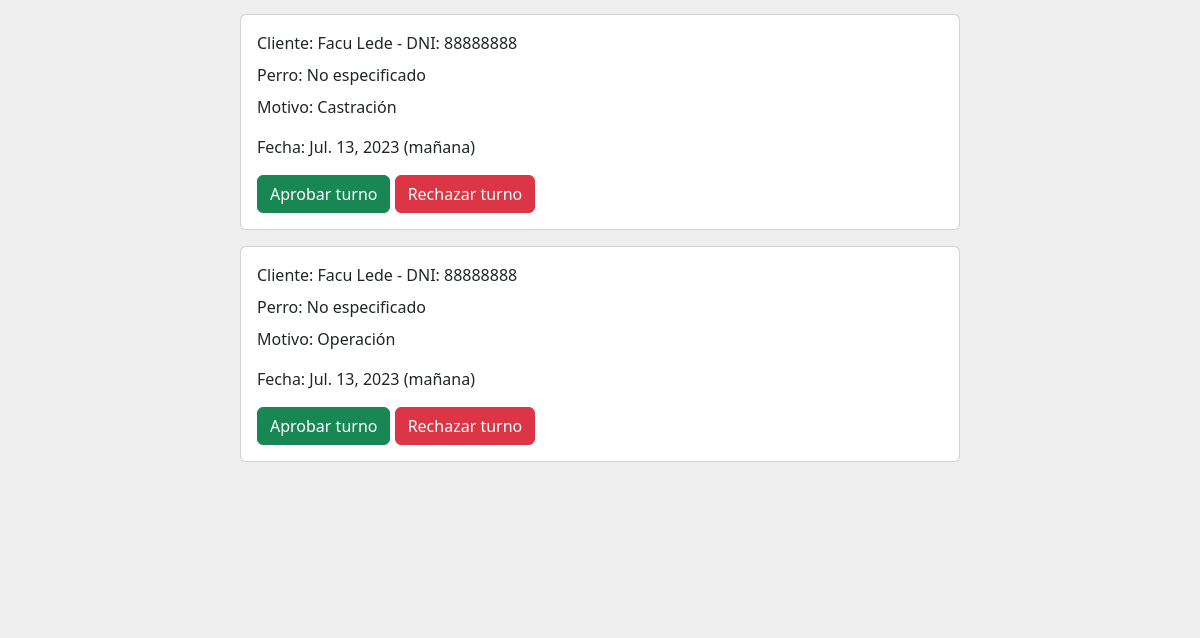
/turnos_pendientes (signed in, lower part), run on an earlier commit of the app's database.
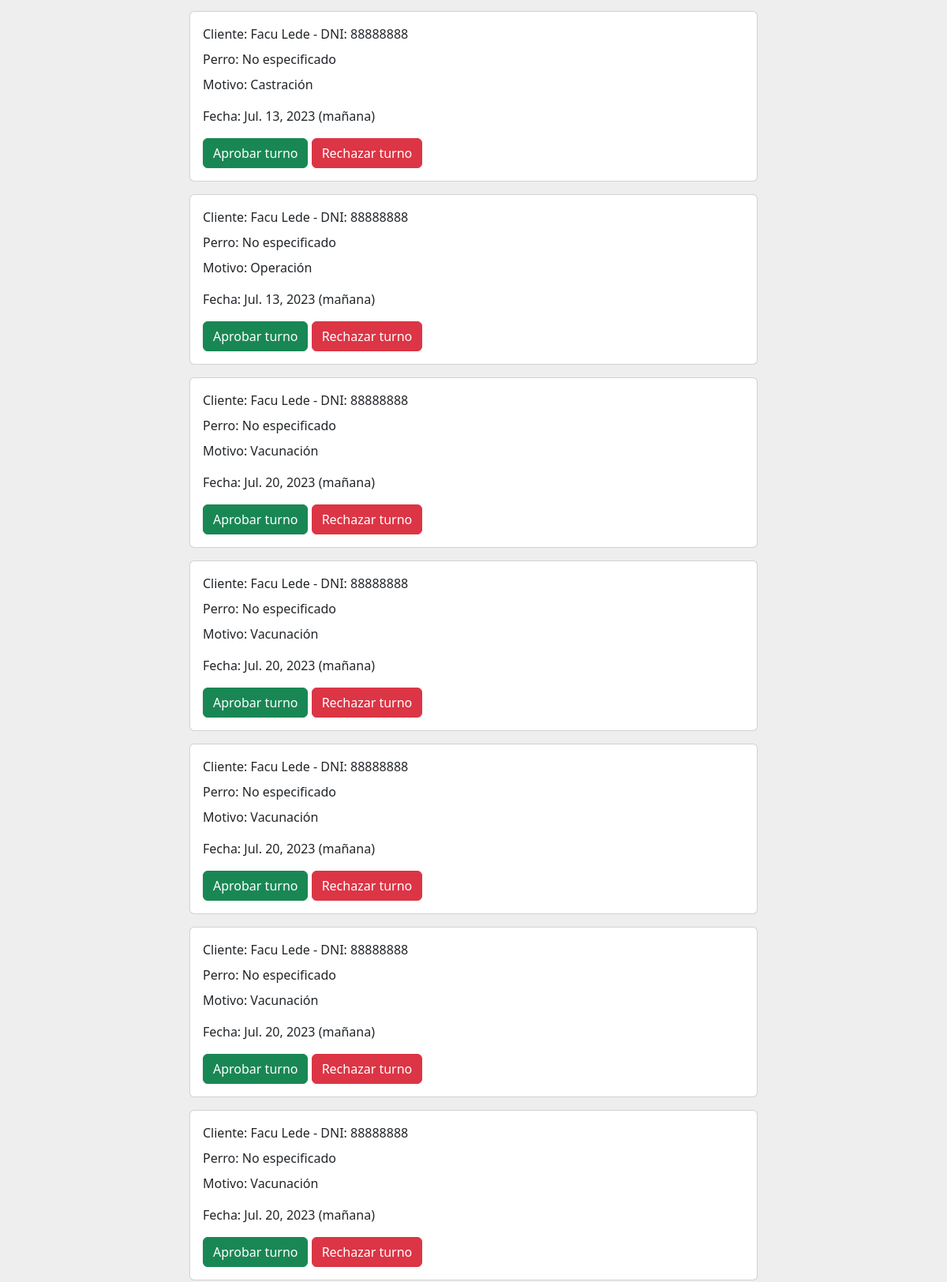
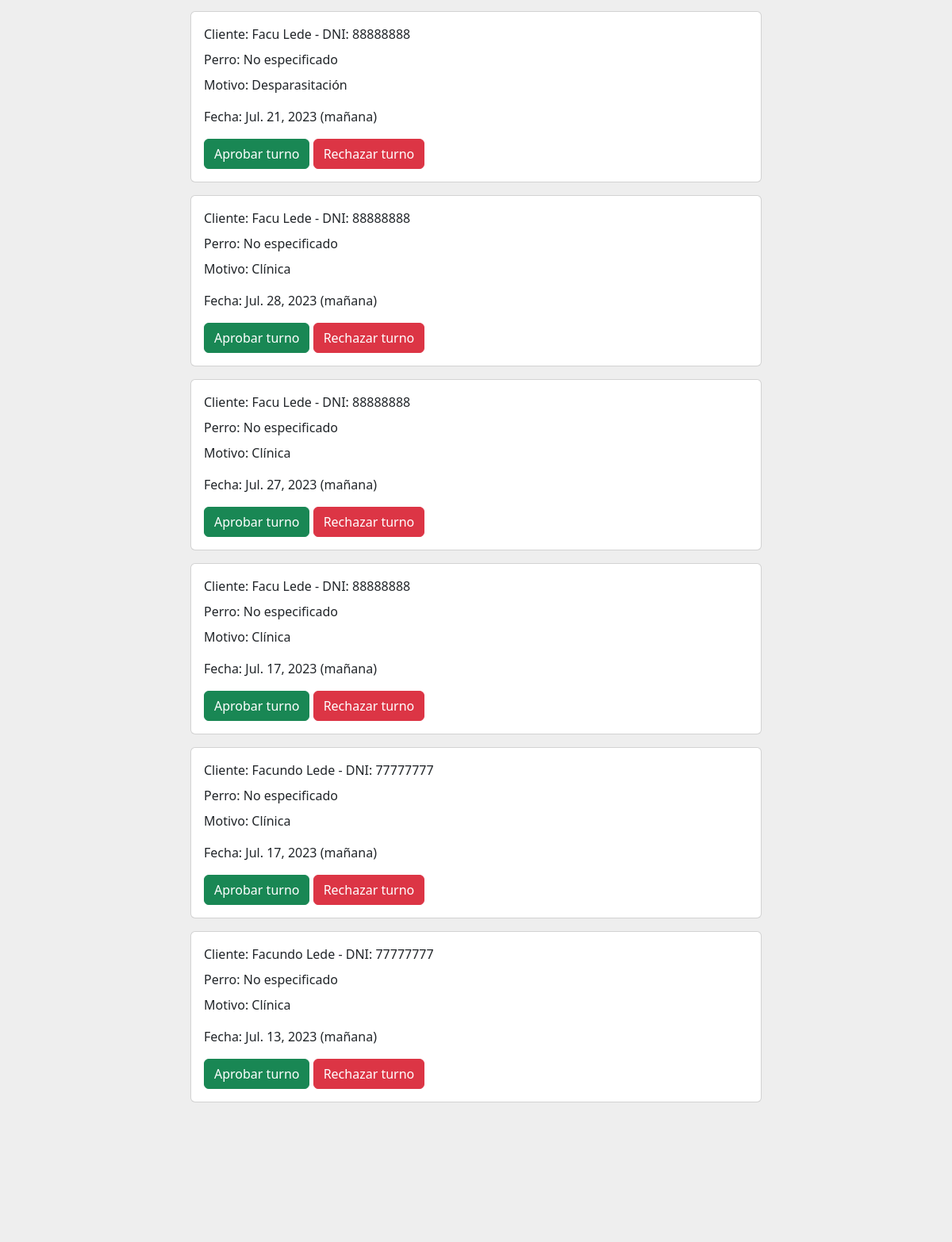
And on a later commit of the database (2 pictures, top to bottom).
### gestion_de_turnos/models.py (models this page shows, shortened)
class Turno(models.Model) :
    franja_horaria = models.CharField(max_length=50)
    motivo = models.ForeignKey(Servicio_veterinario, on_delete=models.CASCADE, default=None, null=True)
    fecha = models.DateField()
    estado = models.CharField(max_length=50, default="Pendiente", blank=True)
    created_by = models.ForeignKey(User, on_delete=models.CASCADE)
    perro = models.ForeignKey(Perro, on_delete=models.CASCADE, blank=True, default=None, null=True)
    class Meta:
        unique_together = (('franja_horaria','fecha','perro'))
        verbose_name='turno'
        verbose_name_plural='turnos'

### user/models.py (models this page shows)
class User(AbstractUser):
    dni = models.CharField(max_length=8, unique=True)
    email = models.EmailField(unique=True)

### gestion_de_servicios_prestados/models.py (models this page shows)
class Servicio_veterinario(models.Model):
    servicio = models.CharField(max_length=30)
    class Meta:
        verbose_name='servicio_veterinario'
        verbose_name_plural='servicios_veterinarios'
    def __str__ (self):
        return self.servicio

### gestion_de_turnos/views.py (the view)
# urls.py: path('turnos_pendientes',views.turnos_pendientes, name= "turnos_pendientes"),
def turnos_pendientes(request):
    turnos_pendientes=Turno.objects.filter(estado = "Pendiente")
    return render(request,"gestion_de_turnos/turnos_pendientes.html",{"turnos":turnos_pendientes})

### gestion_de_turnos/templates/gestion_de_turnos/turnos_pendientes.html (shortened to what this page needs)
{% extends "gestion_de_usuarios/base.html" %}
{% block content %}
{% if user.is_superuser %}
        {% if turnos.count == 0 %}
        <div style="background-color: #eee;background-position: center;background-size: cover; align-items: center;justify-content: center;display: flex;">
            <div class="card mb-3 element-home-color" style="width: 60%;">
                <div class="row g-0">
                    <div class="card">
                        <div class="card-body">
                            Aún no hay turnos pendientes.
                        </div>
                    </div>
                </div>
            </div>
        </div>
        {% else %}
            {% for turno in turnos %}
            <div style="background-color: #eee;background-position: center;background-size: cover; align-items: center;justify-content: center;display: flex;">
                <div class="card mb-3 element-home-color" style="width: 60%;">
                    <div class="row g-0">
                    <div class="col-md-8">
                        <div class="card-body">
                        <p class="card-title">Cliente: {{turno.created_by.first_name}} {{turno.created_by.last_name}} - DNI: {{turno.created_by.dni}}</p>
                        {% if turno.perro is not None %}
                        <p class="card-title">Perro: {{turno.perro.nombre}}</p>
                        {% else %}
                        <p class="card-title">Perro: No especificado</p>
                        {% endif %}
                        <p class="card-text">Motivo: {{turno.motivo}}</p>
                        <p class="card-text">Fecha: {{turno.fecha}} ({{turno.franja_horaria}})</p>
                        <a class=" btn btn-success" onclick="aprobar_turno({{turno.id}})">Aprobar turno</a>
                        <a href ="#" class="btn btn-danger" onclick="rechazar_turno({{turno.id}})" style="color:white;">Rechazar turno</a>
                        </div>
                    </div>
                    </div>
                </div>
            </div>
            {% endfor %}
<div style="background-color:#eee;height: 20%;">
</div>
{% endif %}
{% else %}
<img src="https://st.depositphotos.com/31068556/51146/v/600/depositphotos_511461970-stock-illustration-concept-design-of-an-empty.jpg" class="img-fluid rounded-start" alt="..." style="border-radius: 4px;">
{% endif %}
{% endblock %}

### gestion_de_usuarios/templates/gestion_de_usuarios/base.html (shortened to what this page needs)
    {% block content %}
    {% endblock %}
    <link href="https://cdn.jsdelivr.net/npm/bootstrap@5.3.0-alpha2/dist/css/bootstrap.min.css" rel="stylesheet">

What changed in the data, as far as the page shows it:
added Turno: created_by.first_name "Facu", created_by.last_name "Lede", created_by.dni "88888888", shows "Perro: No especificado", motivo "Vacunación", fecha "Jul. 20, 2023", franja_horaria "mañana"
added Turno: created_by.first_name "Facu", created_by.last_name "Lede", created_by.dni "88888888", shows "Perro: No especificado", motivo "Vacunación", fecha "Jul. 20, 2023", franja_horaria "mañana"
added Turno: created_by.first_name "Facu", created_by.last_name "Lede", created_by.dni "88888888", shows "Perro: No especificado", motivo "Vacunación", fecha "Jul. 20, 2023", franja_horaria "mañana"
added Turno: created_by.first_name "Facu", created_by.last_name "Lede", created_by.dni "88888888", shows "Perro: No especificado", motivo "Vacunación", fecha "Jul. 20, 2023", franja_horaria "mañana"
added Turno: created_by.first_name "Facu", created_by.last_name "Lede", created_by.dni "88888888", shows "Perro: No especificado", motivo "Vacunación", fecha "Jul. 20, 2023", franja_horaria "mañana"
added Turno: created_by.first_name "Facu", created_by.last_name "Lede", created_by.dni "88888888", shows "Perro: No especificado", motivo "Desparasitación", fecha "Jul. 21, 2023", franja_horaria "mañana"
added Turno: created_by.first_name "Facu", created_by.last_name "Lede", created_by.dni "88888888", shows "Perro: No especificado", motivo "Clínica", fecha "Jul. 28, 2023", franja_horaria "mañana"
added Turno: created_by.first_name "Facu", created_by.last_name "Lede", created_by.dni "88888888", shows "Perro: No especificado", motivo "Clínica", fecha "Jul. 27, 2023", franja_horaria "mañana"
added Turno: created_by.first_name "Facu", created_by.last_name "Lede", created_by.dni "88888888", shows "Perro: No especificado", motivo "Clínica", fecha "Jul. 17, 2023", franja_horaria "mañana"
added Turno: created_by.first_name "Facundo", created_by.last_name "Lede", created_by.dni "77777777", shows "Perro: No especificado", motivo "Clínica", fecha "Jul. 17, 2023", franja_horaria "mañana"
added Turno: created_by.first_name "Facundo", created_by.last_name "Lede", created_by.dni "77777777", shows "Perro: No especificado", motivo "Clínica", fecha "Jul. 13, 2023", franja_horaria "mañana"
